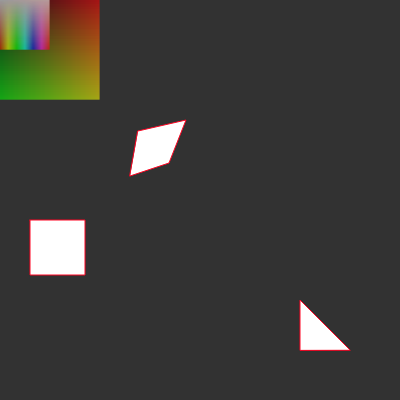
Frame 1 (no input)
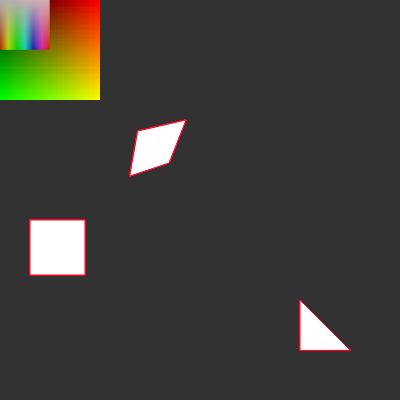
Frame 60 (no input)
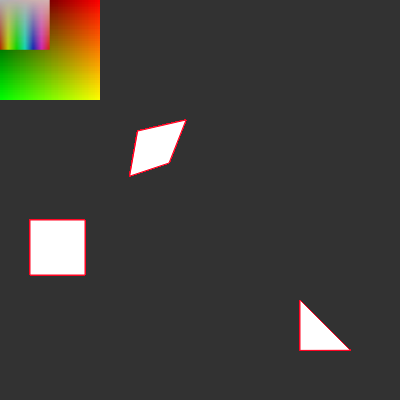
Frame 120 (the mouse pressed at the canvas centre since frame 60)

The p5.js sketch that drew these frames (run headless with seeded random() and noise() and a simulated clock; from frame 60 on, the mouse is pressed at the canvas centre):

// p5.js sketch
// ── sketch.js
function setup() {
  createCanvas(400, 400);
  background(50);
}

function draw() {
  noStroke();
  colorMode(RGB, 100);
  for (let i = 0; i < 100; i++) {
  for (let j = 0; j < 100; j++) {
  stroke(i, j, 0);
  point(i, j);
  }
  }
  noStroke();
  colorMode(HSB, 50);
  for (let i = 0; i < 50; i++) {
  for (let j = 0; j < 50; j++) {
  stroke(i, j, 100);
  point(i, j);
  }
  }
  triangle(350, 350, 300, 300, 300, 350);
  quad(138, 131, 186, 120, 169, 163, 130, 176);
  beginShape();
  vertex(30, 220);
  vertex(85, 220);
  vertex(85, 275);
  vertex(30, 275);
  endShape(CLOSE);
}
